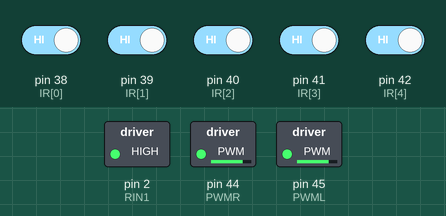
The sketch below on a simulated Arduino Mega 2560, built with avr-gcc and run on an emulated ATmega2560. Shown: switched loads named in the sketch (green lamp = pin HIGH). The test bench sets the inputs (shaded band); at power-on: pin 38 (IR[0]), pin 39 (IR[1]), pin 40 (IR[2]), pin 41 (IR[3]), pin 42 (IR[4]) HIGH. Pins used as bus, display or sensor lines are not drawn.

Above: at 1.2 s.
1.3 s: pin 38 (IR[0]) driven LOW
At 1.7 s:
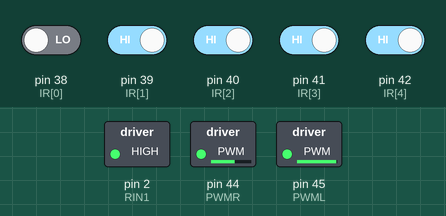
2.8 s: pin 39 (IR[1]) driven LOW
At 3.7 s:
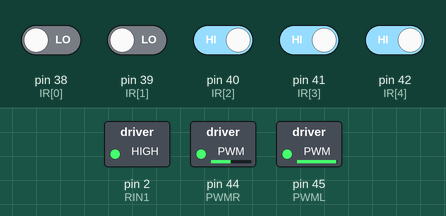
4.3 s: pin 42 (IR[4]) driven LOW
At 5.3 s:
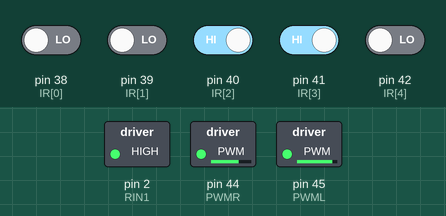
5.8 s: pin 38 (IR[0]) driven HIGH
At 6.2 s:
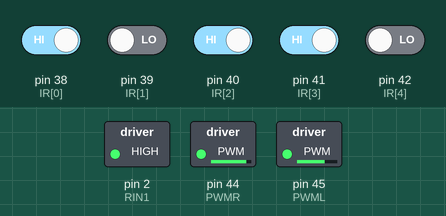
7.3 s: pin 41 (IR[3]) driven LOW
At 8.3 s:
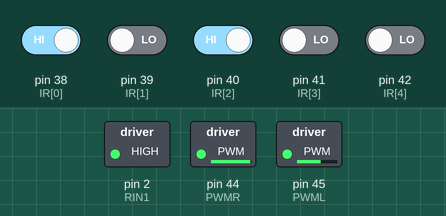
8.8 s: pin 39 (IR[1]) driven HIGH
At 9.9 s:
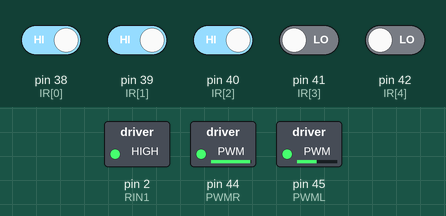
Timing chart, 0 to 11.3 s (numbered marks = the images above; inputs shaded):
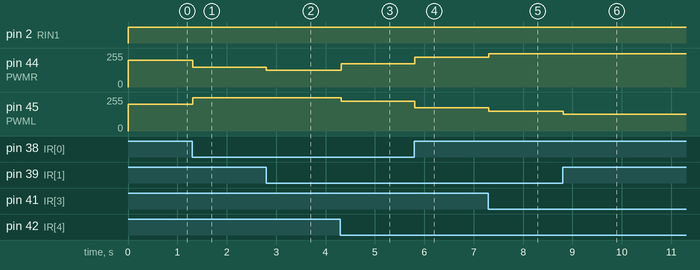

The sketch:

tracking_straight.ino
```cpp
/* IR road test v2.0 */

#include"config.h"
#include<SPI.h>

void MotorWriting(int, int);
int IR[5] = {38, 39, 40, 41, 42};
int IR_val[5] = {0,0,0,0,0};
float error = 0;
int error_count = 0;
int vL = 0, vR = 0;

void setup() {
  // put your setup code here, to run once:
  Serial.begin(9600);
  // Serial.println("Serial Port Connected!");
  for(int i=0; i<5; i++){
    pinMode(IR[i], INPUT);
  }
  pinMode(PWMR, OUTPUT);
  pinMode(RIN1, OUTPUT);
  pinMode(RIN1, OUTPUT);
  pinMode(LIN1, OUTPUT);
  pinMode(LIN2, OUTPUT);
  pinMode(PWML, OUTPUT);
}

void loop() {
  error = 0;
  error_count = 0;
  for(int i=0; i<5; i++){
    IR_val[i] = digitalRead(IR[i]);
    error_count += IR_val[i];
    // Serial.print("IR No.");
    // Serial.print(i);
    // Serial.print(" Status: ");
    // Serial.println(IR_val[i]);
  }

  if(error_count >= 1){
    error = -1*IR_val[0]-0.5*IR_val[1] + 0.5*IR_val[3] + 1*IR_val[4]; //If IR sensor detect black, it returns 1. Else, it returns 0.
    error = error * 50;
  }
  vL = 200 + error ;
  vR = 200 - error ;

  if(vL>250){
    vL = 250;
  }
  if(vR>250){
    vR = 250;
  }
  // Serial.print("L: ");
  // Serial.println(vL);
  // Serial.print("R: ");
  // Serial.println(vR);


  MotorWriting(vL, vR);
  delay(20);
}

void MotorWriting(int vL, int vR){
  int out_vL, out_vR;
  if(vL<0){
    out_vL = -vL;
    digitalWrite(LIN1, LOW);
    digitalWrite(LIN2, HIGH);
  }else{
    out_vL = vL;
    digitalWrite(LIN1, HIGH);
    digitalWrite(LIN2, LOW);
  }

  if(vR<0){
    out_vR = -vR;
    digitalWrite(RIN1, LOW);
    digitalWrite(RIN2, HIGH);
  }else{
    out_vR = vR;
    digitalWrite(RIN1, HIGH);
    digitalWrite(RIN2, LOW);
  }
  // Serial.print("L: ");
  // Serial.println(out_vL);
  // Serial.print("R: ");
  // Serial.println(out_vR);
  analogWrite(PWMR, out_vR);
  analogWrite(PWML, out_vL);
  //delay(20);
}
```

config.h
```cpp
#define BT_RX 14
#define BT_TX 15

#define RFID_MISO 50
#define RFID_MOSI 51
#define RFID_SCK 52
#define RFID_SDA 53
#define RFID_RST 9
#define PWMR 44
#define PWML 45
#define RIN1 2
#define RIN2 3
#define LIN1 5
#define LIN2 6
```

Measured:
- after the input at 1.3 s, pin 44 (PWMR): 200/255 → 150/255 at once; pin 45 (PWML): 200/255 → 250/255 at once
- after the input at 2.8 s, pin 44 (PWMR): 150/255 → 125/255 at once
- after the input at 4.3 s, pin 44 (PWMR): 125/255 → 175/255 at once; pin 45 (PWML): 250/255 → 225/255 at once
- after the input at 5.8 s, pin 44 (PWMR): 175/255 → 225/255 at once; pin 45 (PWML): 225/255 → 175/255 at once
- after the input at 7.3 s, pin 44 (PWMR): 225/255 → 250/255 at once; pin 45 (PWML): 175/255 → 150/255 at once
- after the input at 8.8 s, pin 45 (PWML): 150/255 → 125/255 at once
